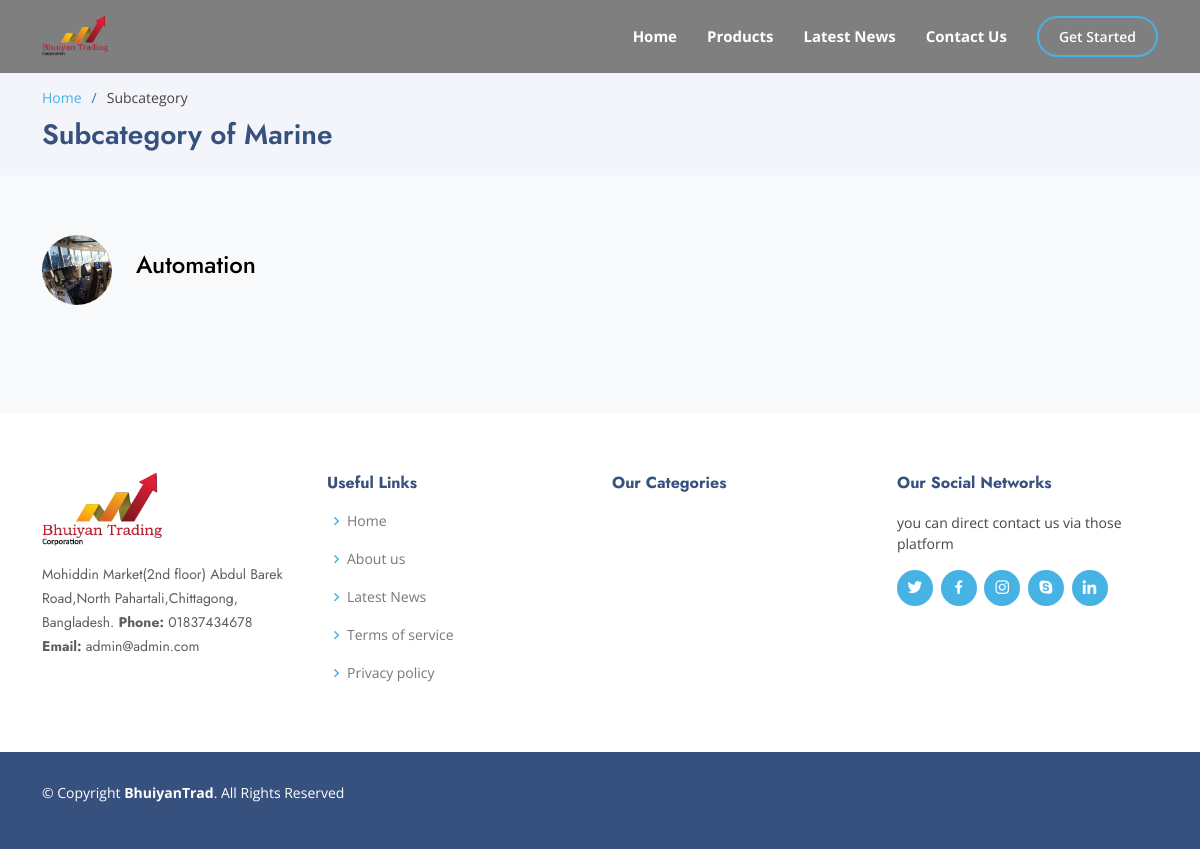
The page /subcategory/1 on the database its author committed.
### backend/models.py (models this page shows, shortened)
class Settings(models.Model):
    title = models.CharField(max_length=255)
    phone = models.CharField(max_length=16)
    email = models.EmailField(max_length=255)
    address = models.TextField()
    site_logo = models.ImageField(upload_to=settings_path)
    hero_image = models.ImageField(upload_to=settings_path)
    who_we = models.TextField()
    who_we_image = models.ImageField(upload_to=settings_path)
    future_focused = models.TextField()
    future_forused_img = models.ImageField(upload_to=settings_path)
    about_us = models.TextField()
    about_us_img = models.ImageField(upload_to=settings_path)

class Category(models.Model):
    name = models.CharField(max_length=255, unique=True)
    image = models.ImageField(upload_to=category_path, null=False, blank=False, default="default.jpg")

class Subcategory(models.Model):
    category = models.ForeignKey(Category, on_delete=models.CASCADE)
    name = models.CharField(max_length=255, unique=True)
    image = models.ImageField(upload_to=category_path, null=False, blank=False, default="default.jpg")

### frontend/views.py (the view)
# urls.py: path('subcategory/<int:cat_id>', views.SubcategoryView, name="subcategory"),
def SubcategoryView(request, cat_id):
    settings = Settings.objects.first()
    subcategory = Subcategory.objects.filter(category_id=cat_id)
    single_category = Category.objects.get(id=cat_id)
    context = {
        'settings' : settings,
        'subcategory' : subcategory,
        'single_category' : single_category
    }
    return render(request, 'subcategory.html', context)

### frontend/templates/subcategory.html
{% extends 'asset2/base.html' %} {% load static %} {% block content %}
<main id="main">
    <section id="breadcrumbs" class="breadcrumbs">
        <div class="container">
            <ol>
                <li><a href="{% url 'frontend:home' %}">Home</a></li>
                <li>Subcategory</li>
            </ol>
            <h2>Subcategory of {{single_category.name}}</h2>
        </div>
    </section>
    <section class="inner-page bg-light">
        <div class="container">
            <div class="row our_main_category">
                {% for item in subcategory %}
                <div class=" col-6 col-md-4 mb-5">
                    <a href="{% url 'frontend:subcategory-product' item.id %}">
                        <div class="product_category_inner d-flex  align-items-center gap-2px">
                            <div class="img">
                                <img class="rounded-circle" src="{{item.image.url}}" width="70px" height="70px" alt="category image">
                            </div>
                            <div class="text">
                                <h4 class="ms-4 text-black">{{item.name}}</h4>
                            </div>
                        </div>
                    </a>
                </div>
                {% endfor %}
            </div>
        </div>
    </section>
</main>
{% endblock %}

### frontend/templates/asset2/header.html (shortened to what this page needs)
<header id="header" class="fixed-top" style="background: rgba(0,0,0,0.5);">
    <div class="container d-flex align-items-center">
        <h1 class="logo me-auto">
            <a class="logo me-auto" href="{% url 'frontend:home' %}">
                <img src="{{settings.site_logo.url}}" class="img-fluid" />
            </a>
        </h1>
        <nav id="navbar" class="navbar">
            <ul>
                <li><a class="nav-link scrollto" href="{% url 'frontend:home' %}"><strong>Home</strong></a></li>
                <li><a class="nav-link scrollto" href=""><strong>Products</strong></a></li>
                <li><a class="nav-link scrollto" href=""><strong>Latest News</strong></a></li>
                <li><a class="nav-link scrollto" href="{% url 'frontend:contact' %}"><strong>Contact Us</strong></a></li>
                <li><a class="getstarted scrollto" href="">Get Started</a></li>
            </ul>
        </nav>
    </div>
</header>

### frontend/templates/asset2/footer.html (shortened to what this page needs)
<footer id="footer">
    <div class="footer-top">
        <div class="container">
            <div class="row">
                <div class="col-lg-3 col-md-6 footer-contact">
                    <a href="#" class="mb-2">
                        <img src="{{settings.site_logo.url}}" class="mb-3 img-fluid" width="120px" alt="logo">
                    </a>
                    <p>
                        {{settings.address}}
                        <strong>Phone:</strong> {{settings.phone}}<br>
                        <strong>Email:</strong> {{settings.email}}<br>
                    </p>
                </div>
                <div class="col-lg-3 col-md-6 footer-links">
                    <h4>Useful Links</h4>
                    <ul>
                        <li><i class="bx bx-chevron-right"></i> <a href="#">Home</a></li>
                        <li><i class="bx bx-chevron-right"></i> <a href="#">About us</a></li>
                        <li><i class="bx bx-chevron-right"></i> <a href="#">Latest News</a></li>
                        <li><i class="bx bx-chevron-right"></i> <a href="#">Terms of service</a></li>
                        <li><i class="bx bx-chevron-right"></i> <a href="#">Privacy policy</a></li>
                    </ul>
                </div>
                <div class="col-lg-3 col-md-6 footer-links">
                    <h4>Our Categories</h4>
                </div>
                <div class="col-lg-3 col-md-6 footer-links">
                    <h4>Our Social Networks</h4>
                    <p>you can direct contact us via those platform</p>
                    <div class="social-links mt-3">
                        <a href="#" class="twitter"><i class="bx bxl-twitter"></i></a>
                        <a href="#" class="facebook"><i class="bx bxl-facebook"></i></a>
                        <a href="#" class="instagram"><i class="bx bxl-instagram"></i></a>
                        <a href="#" class="google-plus"><i class="bx bxl-skype"></i></a>
                        <a href="#" class="linkedin"><i class="bx bxl-linkedin"></i></a>
                    </div>
                </div>
            </div>
        </div>
    </div>
    <div class="container footer-bottom clearfix">
        <div class="copyright text-center">
            <p>&copy; Copyright <strong><span>BhuiyanTrad</span></strong>. All Rights Reserved</p>
        </div>
</footer>

### static/frontend/assets/css/style.css (style rules this page uses)
body { font-family: "Open Sans", sans-serif; color: #444444; }
a { color: #47b2e4; text-decoration: none; }
h1, h2, h3, h4, h5, h6 { font-family: "Jost", sans-serif; }
#header { transition: all 0.5s; z-index: 997; padding: 15px 0; }
#header .logo { font-size: 30px; margin: 0; padding: 0; line-height: 1; font-weight: 500; letter-spacing: 2px; text-transform: uppercase; }
#header .logo a { color: #fff; }
#header .logo img { max-height: 40px; }
.navbar { padding: 0; }
.navbar ul { margin: 0; padding: 0; display: flex; list-style: none; align-items: center; }
.navbar li { position: relative; }
.navbar a, .navbar a:focus { display: flex; align-items: center; justify-content: space-between; padding: 10px 0 10px 30px; font-size: 15px; font-weight: 500; color: #fff; white-space: nowrap; transition: 0.3s; }
.navbar .getstarted, .navbar .getstarted:focus { padding: 8px 20px; margin-left: 30px; border-radius: 50px; color: #fff; font-size: 14px; border: 2px solid #47b2e4; font-weight: 600; }
section { padding: 60px 0; overflow: hidden; }
.breadcrumbs { padding: 15px 0; background: #f3f5fa; min-height: 40px; margin-top: 72px; }
.breadcrumbs h2 { font-size: 28px; font-weight: 600; color: #37517e; }
.breadcrumbs ol { display: flex; flex-wrap: wrap; list-style: none; padding: 0 0 10px 0; margin: 0; font-size: 14px; }
.breadcrumbs ol li+li { padding-left: 10px; }
.breadcrumbs ol li+li::before { display: inline-block; padding-right: 10px; color: #4668a2; content: "/"; }
#footer { font-size: 14px; background: #37517e; }
#footer .footer-top { padding: 60px 0 30px 0; background: #fff; }
#footer .footer-top .footer-contact { margin-bottom: 30px; }
#footer .footer-top .footer-contact p { font-size: 14px; line-height: 24px; margin-bottom: 0; font-family: "Jost", sans-serif; color: #5e5e5e; }
#footer .footer-top h4 { font-size: 16px; font-weight: bold; color: #37517e; position: relative; padding-bottom: 12px; }
#footer .footer-top .footer-links { margin-bottom: 30px; }
#footer .footer-top .footer-links ul { list-style: none; padding: 0; margin: 0; }
#footer .footer-top .footer-links ul i { padding-right: 2px; color: #47b2e4; font-size: 18px; line-height: 1; }
#footer .footer-top .footer-links ul li { padding: 10px 0; display: flex; align-items: center; }
#footer .footer-top .footer-links ul li:first-child { padding-top: 0; }
#footer .footer-top .footer-links ul a { color: #777777; transition: 0.3s; display: inline-block; line-height: 1; }
#footer .footer-top .social-links a { font-size: 18px; display: inline-block; background: #47b2e4; color: #fff; line-height: 1; padding: 8px 0; margin-right: 4px; border-radius: 50%; text-align: center; width: 36px; height: 36px; transition: 0.3s; }
#footer .footer-bottom { padding-top: 30px; padding-bottom: 30px; color: #fff; }
#footer .copyright { float: left; }

### rows shown on the page
Settings: site_logo (picture), address "Mohiddin Market(2nd floor) Abdul Barek Road,North Pahartali,Chittagong, Bangladesh.", phone "01837434678", email "admin@admin.com"
Category: name "Marine"
Subcategory: image (picture), name "Automation"
